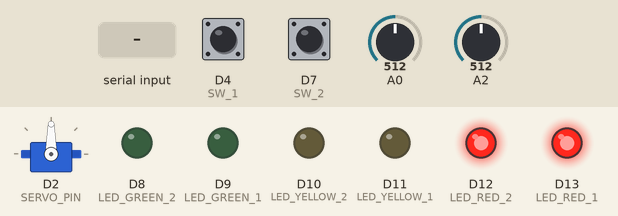
A sketch run on a simulated Arduino Uno R4 WiFi. Parts: servo, output pins drawn as LEDs (lit = HIGH). Inputs (shaded band) come from the test bench; at power-on: D4 (SW_1) LOW, D7 (SW_2) LOW, A0 = 512, A2 = 512 (analog values on the 0–1023 scale). What the sketch prints to the serial monitor is not drawn.

Above: at 1.2 s.
1.3 s: "DEG \n" received over Serial
At 2.1 s:
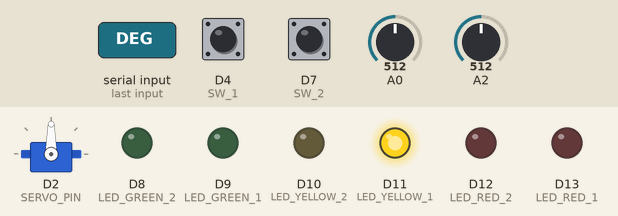
2.8 s: "START\n" received over Serial
At 4.0 s:
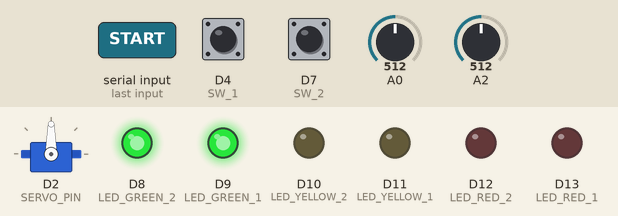
4.3 s: "CONFIG\n" received over Serial
5.8 s: "DEG ,45\n" received over Serial
At 6.7 s:
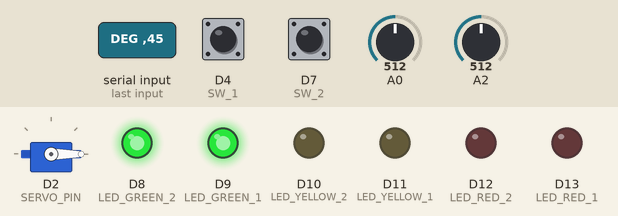
7.3 s: "STOP\n" received over Serial
At 7.9 s:
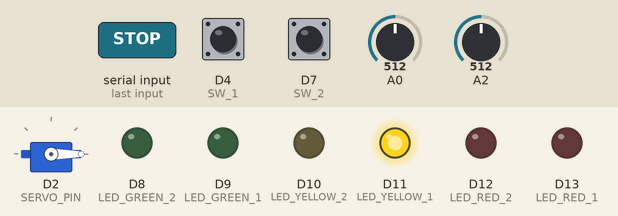
Timing chart, 0 to 10.3 s (numbered marks = the images above; inputs shaded):
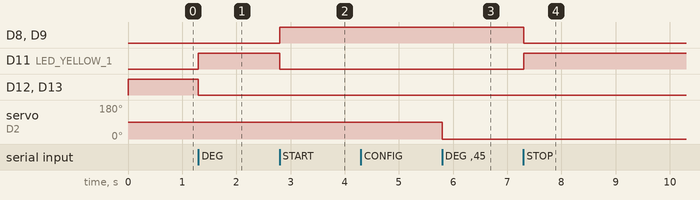

The sketch:

Uno_R4_2ch_512Hz_Servo.ino
```cpp
#include "FspTimer.h"
#include <Arduino.h>
#include <Servo.h>

// ===== CONFIGURATION =====
#define NUM_CHANNELS 2 // A0, A2
#define HEADER_LEN 3
#define PACKET_LEN (NUM_CHANNELS * 2 + HEADER_LEN + 1) // 8 bytes
#define SAMP_RATE 512.0                                // 512 Hz
#define SYNC_BYTE_1 0xC7
#define SYNC_BYTE_2 0x7C
#define END_BYTE 0x01
#define BAUD_RATE 230400

// ===== PIN CONFIG =====
#define LED_RED_1 13    // Top 1
#define LED_RED_2 12    // Top 2
#define LED_YELLOW_1 11 // Middle 1
#define LED_YELLOW_2 10 // Middle 2
#define LED_GREEN_1 9   // Bottom 1
#define LED_GREEN_2 8   // Bottom 2

#define SERVO_PIN 2 // Output Signal to Servo

#define SW_1 4 // Button 1
#define SW_2 7 // Button 2

// ===== GLOBALS =====
uint8_t packetBuffer[PACKET_LEN];
volatile bool timerStatus = false;
volatile bool bufferReady = false;

bool isConnected = false;
bool isAcquiring = false;

FspTimer AcqTimer; // Data Acquisition (512Hz)
Servo servo;       // Servo object for stable PWM

// ===== HELPERS =====
void updateLEDs() {
  if (!isConnected) {
    // Disconnected: Red ON
    digitalWrite(LED_RED_1, HIGH);
    digitalWrite(LED_RED_2, HIGH);
    digitalWrite(LED_YELLOW_1, LOW);
    digitalWrite(LED_YELLOW_2, LOW);
    digitalWrite(LED_GREEN_1, LOW);
    digitalWrite(LED_GREEN_2, LOW);
  } else if (isConnected && !isAcquiring) {
    // Connected (Idle): Yellow ON
    digitalWrite(LED_RED_1, LOW);
    digitalWrite(LED_RED_2, LOW);
    digitalWrite(LED_YELLOW_1, HIGH);
    digitalWrite(LED_YELLOW_2, HIGH);
    digitalWrite(LED_GREEN_1, LOW);
    digitalWrite(LED_GREEN_2, LOW);
  } else {
    // Streaming: Green ON
    digitalWrite(LED_RED_1, LOW);
    digitalWrite(LED_RED_2, LOW);
    digitalWrite(LED_YELLOW_1, LOW);
    digitalWrite(LED_YELLOW_2, LOW);
    digitalWrite(LED_GREEN_1, HIGH);
    digitalWrite(LED_GREEN_2, HIGH);
  }
}

// ===== TIMER FUNCTIONS =====
bool timerStart() {
  timerStatus = true;
  isAcquiring = true;
  isConnected = true;
  updateLEDs();
  return AcqTimer.start();
}

bool timerStop() {
  timerStatus = false;
  bufferReady = false;
  isAcquiring = false;
  updateLEDs();
  return AcqTimer.stop();
}

void acqTimerCallback(timer_callback_args_t __attribute((unused)) * p_args) {
  if (!timerStatus) {
    return;
  }

  // Read 2 channels (A0, A2)
  uint16_t adc0 = analogRead(A0);
  packetBuffer[HEADER_LEN] = highByte(adc0);
  packetBuffer[HEADER_LEN + 1] = lowByte(adc0);

  uint16_t adc2 = analogRead(A2);
  packetBuffer[HEADER_LEN + 2] = highByte(adc2);
  packetBuffer[HEADER_LEN + 3] = lowByte(adc2);

  // Increment counter
  packetBuffer[2]++;
  bufferReady = true;
}

bool timerBegin(float sampling_rate) {
  uint8_t timer_type = GPT_TIMER;
  int8_t timer_channel = FspTimer::get_available_timer(timer_type);

  if (timer_channel != -1) {
    AcqTimer.begin(TIMER_MODE_PERIODIC, timer_type, timer_channel,
                   sampling_rate, 0.0f, acqTimerCallback);
    AcqTimer.setup_overflow_irq();
    AcqTimer.open();
    return true;
  } else {
    return false;
  }
}

// ===== DATA TRANSMISSION =====
void sendBinaryPacket() { Serial.write(packetBuffer, PACKET_LEN); }

// ===== COMMAND PROCESSING =====
void processCommand(String command) {
  command.trim();
  command.toUpperCase();

  // If we receive ANY command, we ensure we are marked connected
  if (!isConnected) {
    isConnected = true;
    updateLEDs();
  }

  // Command Feedback: Flash Yellow 2
  digitalWrite(LED_YELLOW_2, HIGH);

  if (command.startsWith("DEG ")) {
    int angle = command.substring(4).toInt();
    if (angle >= 0 && angle <= 180) {
      servo.write(angle);
      Serial.print("ACK_DEG: ");
      Serial.println(angle);
    }
  } else if (command == "WHORU") {
    Serial.println("UNO-R4-2CH-512HZ-SERVO");
  } else if (command == "START") {
    timerStart();
    Serial.println("ACQUISITION_STARTED");
  } else if (command == "STOP") {
    timerStop();
    Serial.println("ACQUISITION_STOPPED");
  } else if (command == "STATUS") {
    Serial.println(timerStatus ? "RUNNING" : "STOPPED");
  } else if (command == "CONFIG") {
    Serial.println("2 CHANNELS @ 512 Hz (SERVO ENABLED)");
    Serial.println("CH0 = A0, CH1 = A2");
    Serial.println("SERVO PIN = 2");
    Serial.println("PACKET_SIZE = 8 bytes");
  } else {
    Serial.println("UNKNOWN_COMMAND");
  }

  delay(5);
  digitalWrite(LED_YELLOW_2, LOW);
}

// ===== SETUP =====
void setup() {
  Serial.begin(BAUD_RATE);

  // LED Setup
  pinMode(LED_RED_1, OUTPUT);
  pinMode(LED_RED_2, OUTPUT);
  pinMode(LED_YELLOW_1, OUTPUT);
  pinMode(LED_YELLOW_2, OUTPUT);
  pinMode(LED_GREEN_1, OUTPUT);
  pinMode(LED_GREEN_2, OUTPUT);

  // Servo Setup
  pinMode(SERVO_PIN, OUTPUT);
  servo.attach(SERVO_PIN);
  servo.write(90); // Neutral

  // Switch Setup
  pinMode(SW_1, INPUT);
  pinMode(SW_2, INPUT);

  // Initialize packet buffer
  packetBuffer[0] = SYNC_BYTE_1;
  packetBuffer[1] = SYNC_BYTE_2;
  packetBuffer[2] = 0;
  packetBuffer[PACKET_LEN - 1] = END_BYTE;

  timerBegin(SAMP_RATE);
  analogReadResolution(14);

  // Initial State: Disconnected (Red)
  isConnected = false;
  isAcquiring = false;
  updateLEDs();

  // Print banner
  Serial.println("\n=== BCI UNO R4 (STABLE SERVO PWM) ===");
}

// ===== MAIN LOOP =====
void loop() {
  // 1. Data Sending
  if (timerStatus && bufferReady) {
    sendBinaryPacket();
    bufferReady = false;
  }

  // 2. Command Processing
  if (Serial.available()) {
    String command = Serial.readStringUntil('\n');
    processCommand(command);
  }

  // 3. Switch Handling (Robust Debounce)
  static bool sw1State = LOW;
  static bool sw2State = LOW;
  static bool lastReading1 = LOW;
  static bool lastReading2 = LOW;
  static unsigned long lastDebounceTime1 = 0;
  static unsigned long lastDebounceTime2 = 0;
  unsigned long debounceDelay = 50;

  bool reading1 = digitalRead(SW_1);
  if (reading1 != lastReading1)
    lastDebounceTime1 = millis();
  if ((millis() - lastDebounceTime1) > debounceDelay) {
    if (reading1 != sw1State) {
      sw1State = reading1;
      if (sw1State == HIGH)
        Serial.println("MSG:SWITCH_1_PRESSED");
    }
  }
  lastReading1 = reading1;

  bool reading2 = digitalRead(SW_2);
  if (reading2 != lastReading2)
    lastDebounceTime2 = millis();
  if ((millis() - lastDebounceTime2) > debounceDelay) {
    if (reading2 != sw2State) {
      sw2State = reading2;
      if (sw2State == HIGH)
        Serial.println("MSG:SWITCH_2_PRESSED");
    }
  }
  lastReading2 = reading2;
}
```

Measured:
- after the input at 1.3 s, D11 (LED_YELLOW_1): LOW → HIGH at once; D12 (LED_RED_2), D13 (LED_RED_1): HIGH → LOW at once
- after the input at 2.8 s, D8 (LED_GREEN_2), D9 (LED_GREEN_1): LOW → HIGH at once; D11 (LED_YELLOW_1): HIGH → LOW at once
- after the input at 5.8 s, servo on D2 (SERVO_PIN): 90° → 0° at once
- after the input at 7.3 s, D8 (LED_GREEN_2), D9 (LED_GREEN_1): HIGH → LOW at once; D11 (LED_YELLOW_1): LOW → HIGH at once
